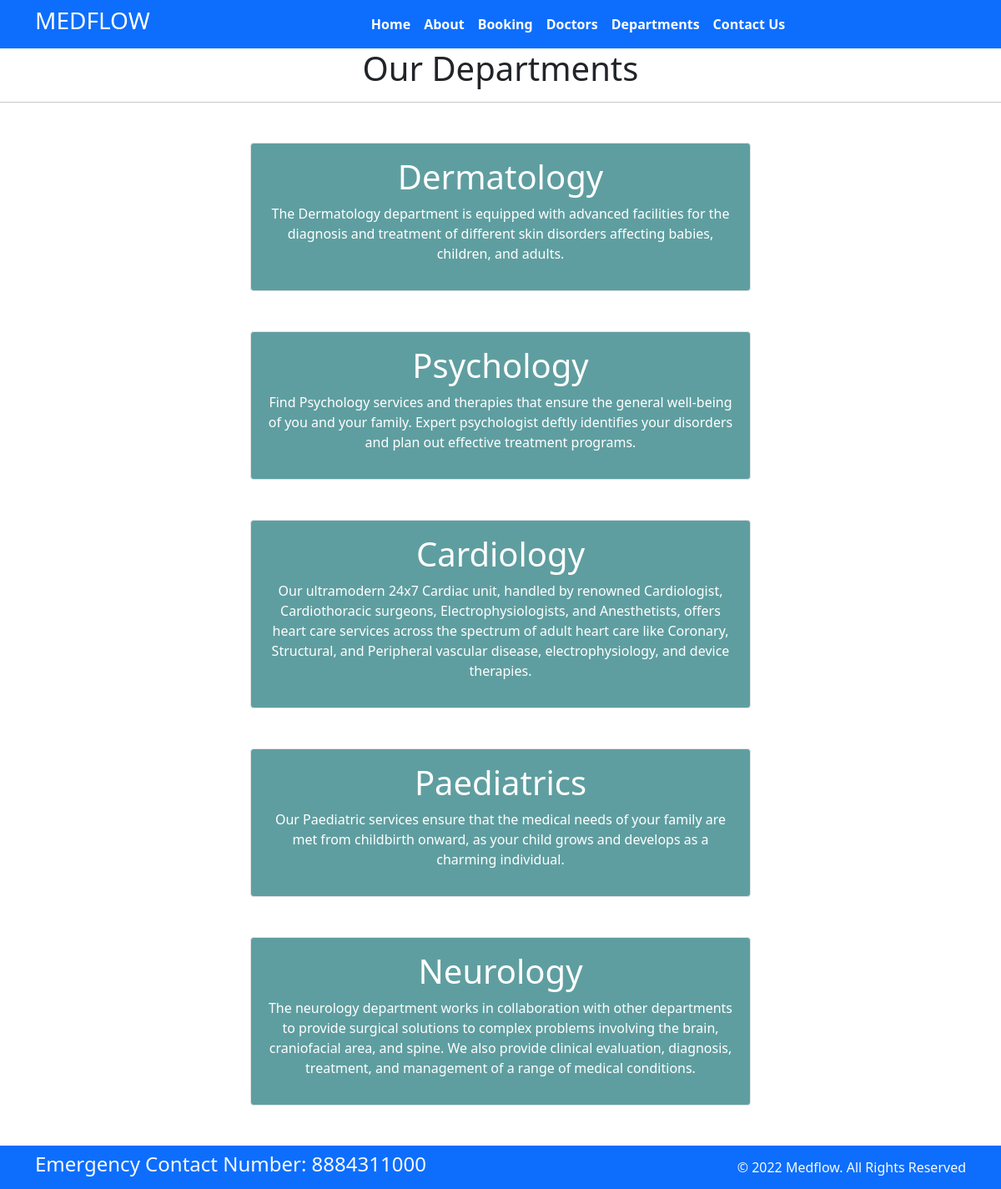
Screenshot of /department with the database file from the repository.
### MedflowApp/models.py (models this page shows, shortened)
class Departments(models.Model):
    dep_name = models.CharField(max_length=100)
    dep_description = models.TextField()

### MedflowApp/views.py (the view)
# urls.py: path('department', views.department,name='department'),
def department(request):
     dict_dept={
          'dept': Departments.objects.all()
     }
     return render(request,'department.html',dict_dept)

### Templates/department.html (shortened to what this page needs)
{% extends 'base.html' %}
{% block content %}
<h1 class="text-center">Our Departments</h1>
<hr>
{% for d in dept %}
<div class="mx-auto w-50 text-center text-white p-3 my-5 border rounded" style="background-color: cadetblue;">
    <h1>{{d.dep_name}}</h1>
    <p>{{d.dep_description}}</p>
</div>
{% endfor %}
{% endblock %}

### Templates/base.html (shortened to what this page needs)
{% load static %}
<!DOCTYPE html>
<html>
<head>
  <link rel="stylesheet" href=" https://cdn.jsdelivr.net/npm/bootstrap@5.1.3/dist/css/bootstrap.min.css ">
  <link rel="stylesheet" href="https://use.fontawesome.com/releases/v5.2.0/css/all.css">
  <link rel="stylesheet" href="{% static '/css/style.css' %}">
</head>
<body>
  <nav class="navbar bg-primary navbar-expand-md ">
    <div class="container">
      <div class="col-2 text-left pl-md-0">
        <h3 class="text-white"> MEDFLOW</h3>
      </div>
      <div class="collapse navbar-collapse justify-content-center col-md-8 navbar-collapse-3">
        <ul class="navbar-nav justify-content-center  fw-bold">
          <li class="nav-item active">
            <a class="nav-link text-white" href="{% url 'home' %}">Home </a>
          </li>
          <li class="nav-item">
            <a class="nav-link text-white" href="{% url 'about' %}">About</a>
          </li>
          <li class="nav-item">
            <a class="nav-link text-white" href="{% url 'booking' %}">Booking</a>
          </li>
          <li class="nav-item">
            <a class="nav-link text-white" href="{% url 'doctors' %}">Doctors</a>
          </li>
          <li class="nav-item">
            <a class="nav-link text-white" href="{% url 'department' %}">Departments</a>
          </li>
          <li class="nav-item">
            <a class="nav-link text-white" href="{% url 'contact' %}">Contact Us</a>
          </li>
        </ul>
      </div>
    </div>
  </nav>
  {% block content %}{% endblock %}
  <section class=" ">
    <footer class="pt-2 pb-2  bg-primary text-light mt-auto" >
      <div class="container">
        <div class="row align-items-center">
          <div class="col-12 col-md-8">
            <h4>Emergency Contact Number: 8884311000</h4>
          </div>
          <div class="col-12 col-md-4 mt-4 mt-md-0 text-center text-md-end">
            © 2022 Medflow. All Rights Reserved
          </div>
        </div>
      </div>
    </footer>
  </section>
</body>
</html>

### rows the page displays
Departments: dep_name "Dermatology", dep_description "The Dermatology department is equipped with advanced facilities for the diagnosis and treatment of different skin disorders affecting babies, children, and adults."
Departments: dep_name "Psychology", dep_description "Find Psychology services and therapies that ensure the general well-being of you and your family. Expert psychologist deftly identifies your disorders and plan out effective treatment programs."
Departments: dep_name "Cardiology", dep_description "Our ultramodern 24x7 Cardiac unit, handled by renowned Cardiologist, Cardiothoracic surgeons, Electrophysiologists, and Anesthetists, offers heart care services across the spectrum of adult heart care like Coronary, Structural, and Peripheral vascular disease, electrophysiology, and device therapies."
Departments: dep_name "Paediatrics", dep_description "Our Paediatric services ensure that the medical needs of your family are met from childbirth onward, as your child grows and develops as a charming individual."
Departments: dep_name "Neurology", dep_description "The neurology department works in collaboration with other departments to provide surgical solutions to complex problems involving the brain, craniofacial area, and spine. We also provide clinical evaluation, diagnosis, treatment, and management of a range of medical conditions."
